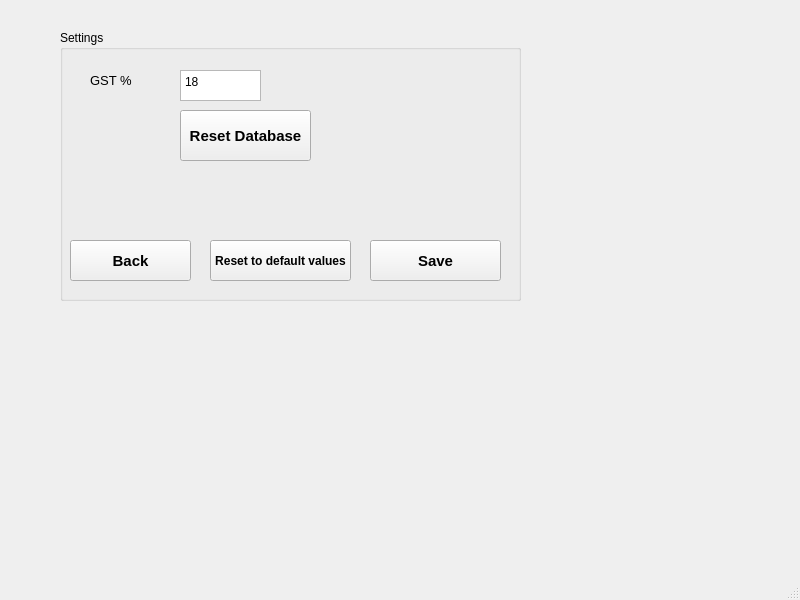
<?xml version="1.0" encoding="UTF-8"?>
<ui version="4.0">
 <class>MainWindow</class>
 <widget class="QMainWindow" name="MainWindow">
  <property name="geometry">
   <rect>
    <x>0</x>
    <y>0</y>
    <width>800</width>
    <height>600</height>
   </rect>
  </property>
  <property name="windowTitle">
   <string>MainWindow</string>
  </property>
  <widget class="QWidget" name="centralwidget">
   <widget class="QGroupBox" name="groupBox">
    <property name="geometry">
     <rect>
      <x>60</x>
      <y>30</y>
      <width>461</width>
      <height>271</height>
     </rect>
    </property>
    <property name="title">
     <string>Settings</string>
    </property>
    <widget class="QLabel" name="label">
     <property name="geometry">
      <rect>
       <x>30</x>
       <y>40</y>
       <width>81</width>
       <height>21</height>
      </rect>
     </property>
     <property name="font">
      <font>
       <pointsize>10</pointsize>
      </font>
     </property>
     <property name="text">
      <string>GST %</string>
     </property>
    </widget>
    <widget class="QPlainTextEdit" name="plainTextEdit">
     <property name="geometry">
      <rect>
       <x>120</x>
       <y>40</y>
       <width>81</width>
       <height>31</height>
      </rect>
     </property>
     <property name="plainText">
      <string>18</string>
     </property>
    </widget>
    <widget class="QPushButton" name="reset_db_button">
     <property name="geometry">
      <rect>
       <x>120</x>
       <y>80</y>
       <width>131</width>
       <height>51</height>
      </rect>
     </property>
     <property name="font">
      <font>
       <pointsize>11</pointsize>
       <weight>75</weight>
       <bold>true</bold>
      </font>
     </property>
     <property name="text">
      <string>Reset Database</string>
     </property>
    </widget>
    <widget class="QPushButton" name="back_button">
     <property name="geometry">
      <rect>
       <x>10</x>
       <y>210</y>
       <width>121</width>
       <height>41</height>
      </rect>
     </property>
     <property name="font">
      <font>
       <pointsize>11</pointsize>
       <weight>75</weight>
       <bold>true</bold>
      </font>
     </property>
     <property name="text">
      <string>Back</string>
     </property>
    </widget>
    <widget class="QPushButton" name="reset_values_button">
     <property name="geometry">
      <rect>
       <x>150</x>
       <y>210</y>
       <width>141</width>
       <height>41</height>
      </rect>
     </property>
     <property name="font">
      <font>
       <pointsize>9</pointsize>
       <weight>75</weight>
       <bold>true</bold>
      </font>
     </property>
     <property name="text">
      <string>Reset to default values</string>
     </property>
    </widget>
    <widget class="QPushButton" name="save_button">
     <property name="geometry">
      <rect>
       <x>310</x>
       <y>210</y>
       <width>131</width>
       <height>41</height>
      </rect>
     </property>
     <property name="font">
      <font>
       <pointsize>11</pointsize>
       <weight>75</weight>
       <bold>true</bold>
      </font>
     </property>
     <property name="text">
      <string>Save</string>
     </property>
    </widget>
   </widget>
  </widget>
  <widget class="QMenuBar" name="menubar">
   <property name="geometry">
    <rect>
     <x>0</x>
     <y>0</y>
     <width>800</width>
     <height>18</height>
    </rect>
   </property>
  </widget>
  <widget class="QStatusBar" name="statusbar"/>
 </widget>
 <resources/>
 <connections/>
</ui>
